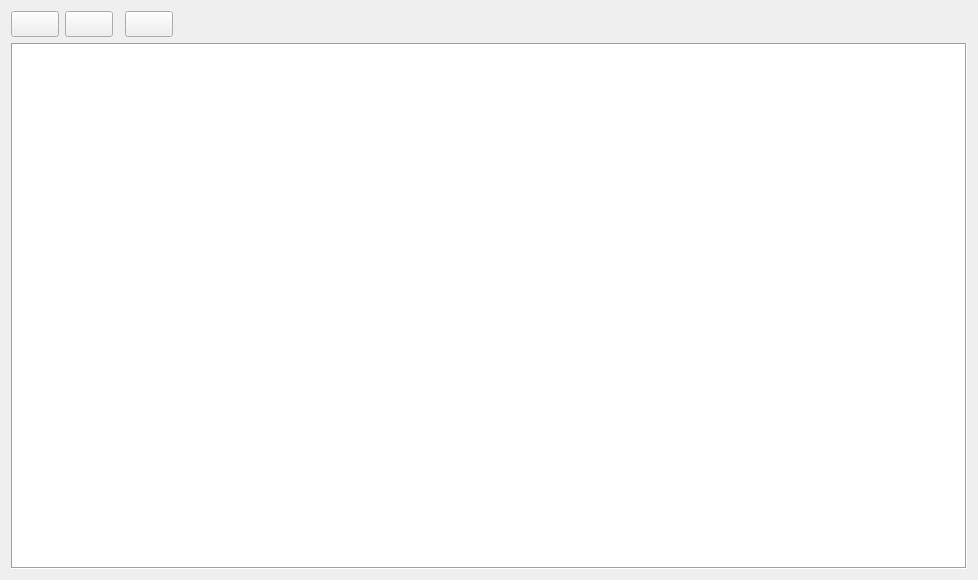
<?xml version="1.0" encoding="UTF-8"?>
<ui version="4.0">
 <class>AspTableDialog</class>
 <widget class="QDialog" name="AspTableDialog">
  <property name="geometry">
   <rect>
    <x>0</x>
    <y>0</y>
    <width>978</width>
    <height>580</height>
   </rect>
  </property>
  <property name="font">
   <font>
    <pointsize>11</pointsize>
   </font>
  </property>
  <property name="windowTitle">
   <string>Aspect table</string>
  </property>
  <property name="windowIcon">
   <iconset resource="../resource.qrc">
    <normaloff>:/24x24/table.png</normaloff>:/24x24/table.png</iconset>
  </property>
  <property name="locale">
   <locale language="English" country="UnitedStates"/>
  </property>
  <layout class="QVBoxLayout" name="verticalLayout">
   <item>
    <layout class="QHBoxLayout" name="horizontalLayout">
     <item>
      <widget class="QPushButton" name="editButton">
       <property name="sizePolicy">
        <sizepolicy hsizetype="Fixed" vsizetype="Fixed">
         <horstretch>0</horstretch>
         <verstretch>0</verstretch>
        </sizepolicy>
       </property>
       <property name="focusPolicy">
        <enum>Qt::NoFocus</enum>
       </property>
       <property name="toolTip">
        <string>&lt;html&gt;&lt;head/&gt;&lt;body&gt;&lt;p&gt;Edit...&lt;/p&gt;&lt;/body&gt;&lt;/html&gt;</string>
       </property>
       <property name="text">
        <string/>
       </property>
       <property name="icon">
        <iconset resource="../resource.qrc">
         <normaloff>:/24x24/edit.png</normaloff>:/24x24/edit.png</iconset>
       </property>
       <property name="iconSize">
        <size>
         <width>18</width>
         <height>18</height>
        </size>
       </property>
      </widget>
     </item>
     <item>
      <widget class="QPushButton" name="deleteButton">
       <property name="sizePolicy">
        <sizepolicy hsizetype="Fixed" vsizetype="Fixed">
         <horstretch>0</horstretch>
         <verstretch>0</verstretch>
        </sizepolicy>
       </property>
       <property name="focusPolicy">
        <enum>Qt::NoFocus</enum>
       </property>
       <property name="toolTip">
        <string>&lt;html&gt;&lt;head/&gt;&lt;body&gt;&lt;p&gt;Delete&lt;/p&gt;&lt;/body&gt;&lt;/html&gt;</string>
       </property>
       <property name="text">
        <string/>
       </property>
       <property name="icon">
        <iconset resource="../resource.qrc">
         <normaloff>:/24x24/erase.png</normaloff>:/24x24/erase.png</iconset>
       </property>
       <property name="iconSize">
        <size>
         <width>18</width>
         <height>18</height>
        </size>
       </property>
      </widget>
     </item>
     <item>
      <spacer name="midSpacer">
       <property name="orientation">
        <enum>Qt::Horizontal</enum>
       </property>
       <property name="sizeType">
        <enum>QSizePolicy::Fixed</enum>
       </property>
       <property name="sizeHint" stdset="0">
        <size>
         <width>6</width>
         <height>20</height>
        </size>
       </property>
      </spacer>
     </item>
     <item>
      <widget class="QPushButton" name="clearButton">
       <property name="sizePolicy">
        <sizepolicy hsizetype="Fixed" vsizetype="Fixed">
         <horstretch>0</horstretch>
         <verstretch>0</verstretch>
        </sizepolicy>
       </property>
       <property name="focusPolicy">
        <enum>Qt::NoFocus</enum>
       </property>
       <property name="toolTip">
        <string>&lt;html&gt;&lt;head/&gt;&lt;body&gt;&lt;p&gt;Clear...&lt;/p&gt;&lt;/body&gt;&lt;/html&gt;</string>
       </property>
       <property name="text">
        <string/>
       </property>
       <property name="icon">
        <iconset resource="../resource.qrc">
         <normaloff>:/24x24/trash.png</normaloff>:/24x24/trash.png</iconset>
       </property>
       <property name="iconSize">
        <size>
         <width>18</width>
         <height>18</height>
        </size>
       </property>
      </widget>
     </item>
     <item>
      <spacer name="rightSpacer">
       <property name="orientation">
        <enum>Qt::Horizontal</enum>
       </property>
       <property name="sizeHint" stdset="0">
        <size>
         <width>40</width>
         <height>20</height>
        </size>
       </property>
      </spacer>
     </item>
    </layout>
   </item>
   <item>
    <widget class="QTableWidget" name="table">
     <property name="font">
      <font>
       <family>MS Shell Dlg 2</family>
       <pointsize>11</pointsize>
      </font>
     </property>
     <property name="contextMenuPolicy">
      <enum>Qt::CustomContextMenu</enum>
     </property>
     <property name="frameShape">
      <enum>QFrame::Box</enum>
     </property>
     <property name="editTriggers">
      <set>QAbstractItemView::NoEditTriggers</set>
     </property>
     <property name="showDropIndicator" stdset="0">
      <bool>false</bool>
     </property>
     <property name="dragDropOverwriteMode">
      <bool>false</bool>
     </property>
     <property name="selectionMode">
      <enum>QAbstractItemView::SingleSelection</enum>
     </property>
     <property name="cornerButtonEnabled">
      <bool>false</bool>
     </property>
     <attribute name="horizontalHeaderMinimumSectionSize">
      <number>55</number>
     </attribute>
     <attribute name="horizontalHeaderDefaultSectionSize">
      <number>55</number>
     </attribute>
     <attribute name="verticalHeaderMinimumSectionSize">
      <number>30</number>
     </attribute>
    </widget>
   </item>
  </layout>
  <action name="actEdit">
   <property name="icon">
    <iconset resource="../resource.qrc">
     <normaloff>:/24x24/edit.png</normaloff>:/24x24/edit.png</iconset>
   </property>
   <property name="text">
    <string>Edit...</string>
   </property>
   <property name="toolTip">
    <string>Edit...</string>
   </property>
   <property name="shortcut">
    <string>Ctrl+E</string>
   </property>
  </action>
  <action name="actDelete">
   <property name="icon">
    <iconset resource="../resource.qrc">
     <normaloff>:/24x24/erase.png</normaloff>:/24x24/erase.png</iconset>
   </property>
   <property name="text">
    <string>Delete</string>
   </property>
   <property name="toolTip">
    <string>Delete</string>
   </property>
   <property name="shortcut">
    <string>Del</string>
   </property>
  </action>
  <action name="actClear">
   <property name="icon">
    <iconset resource="../resource.qrc">
     <normaloff>:/24x24/trash.png</normaloff>:/24x24/trash.png</iconset>
   </property>
   <property name="text">
    <string>Clear...</string>
   </property>
   <property name="toolTip">
    <string>Clear...</string>
   </property>
   <property name="shortcut">
    <string>Ctrl+R</string>
   </property>
  </action>
 </widget>
 <resources>
  <include location="../resource.qrc"/>
 </resources>
 <connections/>
</ui>
